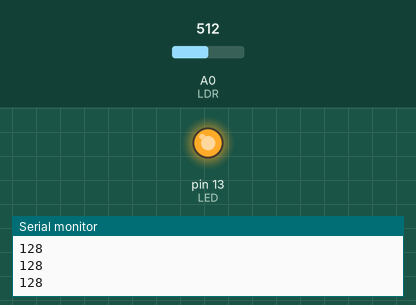
This sketch was run on a simulated Arduino Uno, built with avr-gcc and run on an emulated ATmega328P. Shown: output pins drawn as LEDs (lit = HIGH), the last lines printed to the serial monitor. The inputs (shaded band) are chosen by the test bench; at power-on: A0 (LDR) = 512.

Above: at 1.2 s.
1.3 s: A0 (LDR) set to 499
At 2.3 s:
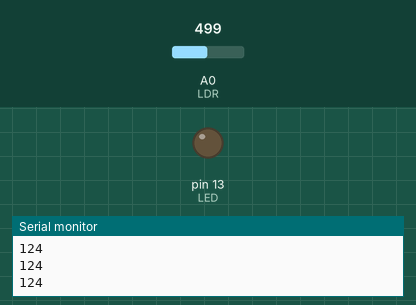
2.8 s: A0 (LDR) set to 716
At 3.6 s:
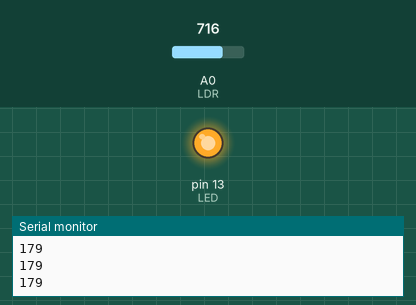
4.3 s: A0 (LDR) set to 511
At 4.9 s:
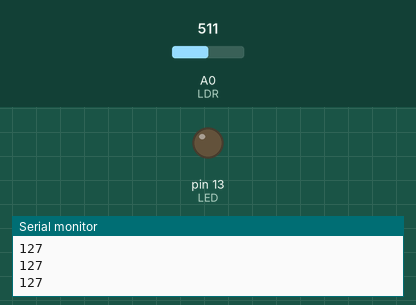
Timing chart, 0 to 7.3 s (numbered marks = the images above; inputs shaded):
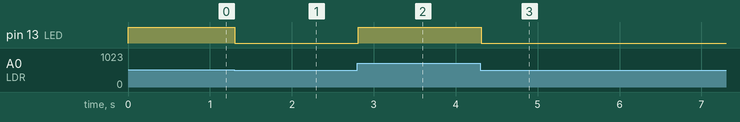

Measured:
- the behaviour switches between 512 and 511 on A0 (LDR) (found by bisection; images 0 and 1)
- after the input at 1.3 s, pin 13 (LED): HIGH → LOW at once
- after the input at 2.8 s, pin 13 (LED): LOW → HIGH at once
- after the input at 4.3 s, pin 13 (LED): HIGH → LOW at once

The sketch:

sketch_6.ino
```cpp
int LED=13;
int LDR=A0;
void setup() {
  // put your setup code here, to run once:
 Serial.begin(9600);
 pinMode(LED,OUTPUT);
}

void loop() {
  // put your main code here, to run repeatedly:
  int NilaiLDR = analogRead (LDR)/4;
  Serial.println(NilaiLDR);
  analogWrite(LED, NilaiLDR);
  delay(100);
}
```
